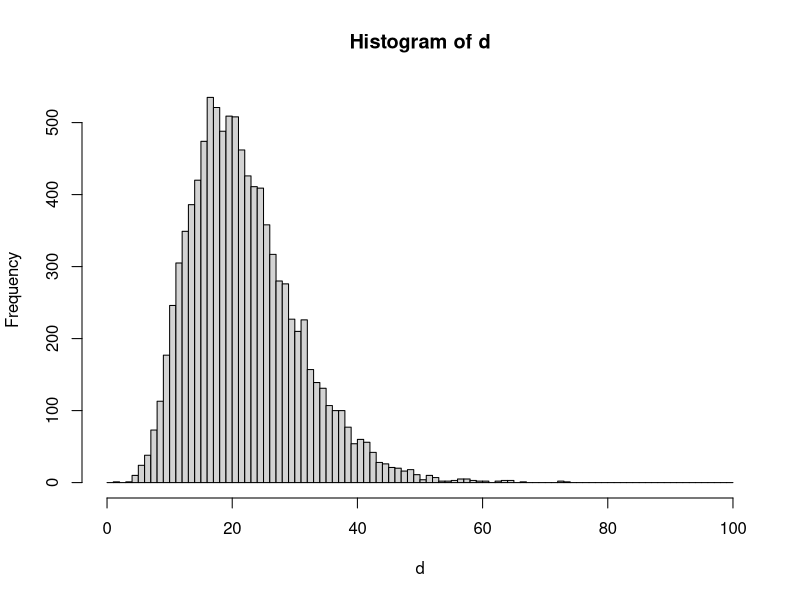

This chart was generated by the following R code:
# Gives approx distribution for covid time from infection to onset
n <- 10000
d <- rlnorm(n, 1.63, .5) + rgamma(n, shape = 4, scale = 4)
hist(d, breaks = 0:100)